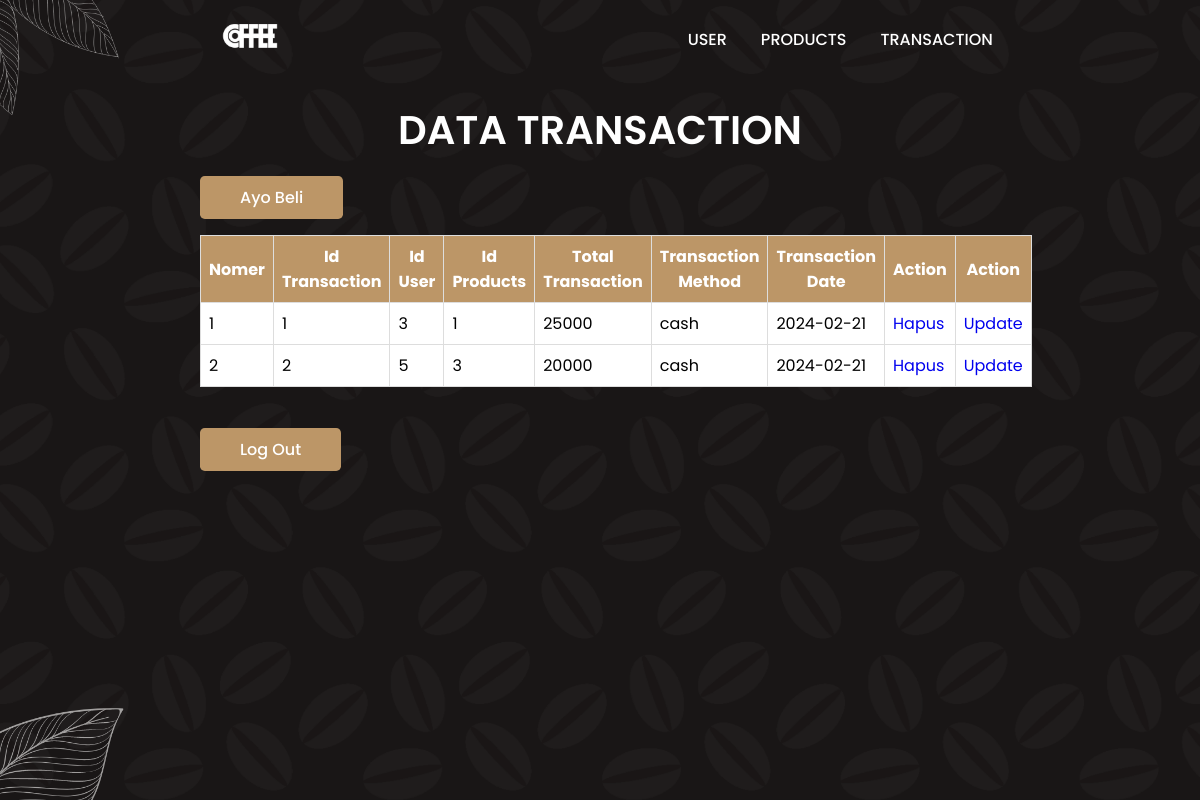
/admin/transaction.php, run on the app's committed database.
### tables this page shows
CREATE TABLE `transaksi` (
  `id_transaksi` int(11) NOT NULL,
  `id_user` int(11) NOT NULL,
  `id_produk` int(11) NOT NULL,
  `total_transaksi` int(11) NOT NULL,
  `metode_transaksi` varchar(20) NOT NULL,
  `tanggal_transaksi` date NOT NULL
);

### admin/transaction.php (the view, shortened to what this page needs)
<!DOCTYPE html>
<html lang="en">
<head>
    <link rel="stylesheet" href="styleadmin.css">
</head>
<body>
    <header>
        <a href="#" class="logo">
            <img src="img/logo1.png" alt="">
        </a>
        <ul class="navbar">
            <li><a href="user.php">User</a></li>
            <li><a href="products.php">Products</a></li>
            <li><a href="transaction.php">transaction</a></li>
        </ul>
    </header>
    <section class="user">
    <h1 class="heading">Data Transaction</h1>
    <br>
    <a href="beli_produk.php" class="btn">Ayo Beli</a>
    <br>
    <br>
    <table border="1" class="table">
        <tr>
            <th>Nomer</th>
            <th>Id Transaction</th>
            <th>Id User</th>
            <th>Id Products</th>
            <th>Total Transaction</th>
            <th>Transaction Method</th>
            <th>Transaction Date</th>
            <th>Action</th>
            <th>Action</th>
        </tr>
        <?php
        include '../koneksi.php';
        $query_mysql = mysqli_query($mysqli, "SELECT * FROM transaksi") or die(mysqli_error($mysqli));
        $nomor = 1;
        while($data = mysqli_fetch_array($query_mysql)) {
        ?>
        <tr>
            <td><?php echo $nomor++; ?></td>
            <td><?php echo $data['id_transaksi']; ?></td>
            <td><?php echo $data['id_user']; ?></td>
            <td><?php echo $data['id_produk']; ?></td>
            <td><?php echo $data['total_transaksi']; ?></td>
            <td><?php echo $data['metode_transaksi']; ?></td>
            <td><?php echo $data['tanggal_transaksi']; ?></td>
            <td><a href="hapus_transaksi.php?id=<?php echo $data['id_transaksi']; ?>" class="btn-hapus">Hapus</a></td>
            <td><a href="update_transaksi.php?id=<?php echo $data['id_transaksi']; ?>" class="btn-update">Update</a></td>
        </tr>
        <?php } ?>
    </table>
    <br>
    <br>
    <a href="../index.php" class="btn">Log Out</a>
</section>
</body>
</html>

### admin/styleadmin.css (style rules this page uses)
* { font-family: 'Poppins', sans-serif; margin: 0; padding: 0; box-sizing: border-box; scroll-padding-top: 4rem; scroll-behavior: smooth; list-style: none; text-decoration: none; }
:root { --main-color: #bc9667; --second-color: #edeae3; --text-color: #1b1b1b; --bg-color: #fff; --box-shadow: 2px 2px 10px 4px rgb(14 55 54 / 15%); }
section { padding: 100px 200px; }
header { position: fixed; width: 100%; top: 0; right: 0; z-index: 10000; display: flex; justify-content: space-around; align-items: center; padding: 18px 100px; transition: 0.5s linear; }
.logo img { width: 120px; }
.navbar { display: flex; }
.navbar a { padding: 8px 17px; color: var(--bg-color); font-size: 1rem; text-transform: uppercase; font-weight: 500; }
.user { width: 100%; min-height: 100vh; background: url(img/bg.png); background-repeat: no-repeat; background-size: cover; background-position: center; }
.heading { color: var(--bg-color); font-size: 40px; font-weight: 600; text-align: center; text-transform: uppercase; }
.table { width: 100%; border-collapse: collapse; background: var(--bg-color); background-size: cover; background-repeat: no-repeat; }
.table th, .table td { border: 1px solid #ddd; padding: 8px; }
.table th { background-color: var(--main-color); color: #fff; }
.btn { padding: 10px 40px; border-radius: 0.3rem; background: var(--main-color); color: var(--bg-color); font-weight: 500; }

### data on the page
transaksi: id_transaksi "1", id_user "3", id_produk "1", total_transaksi "25000", metode_transaksi "cash", tanggal_transaksi "2024-02-21"
transaksi: id_transaksi "2", id_user "5", id_produk "3", total_transaksi "20000", metode_transaksi "cash", tanggal_transaksi "2024-02-21"
